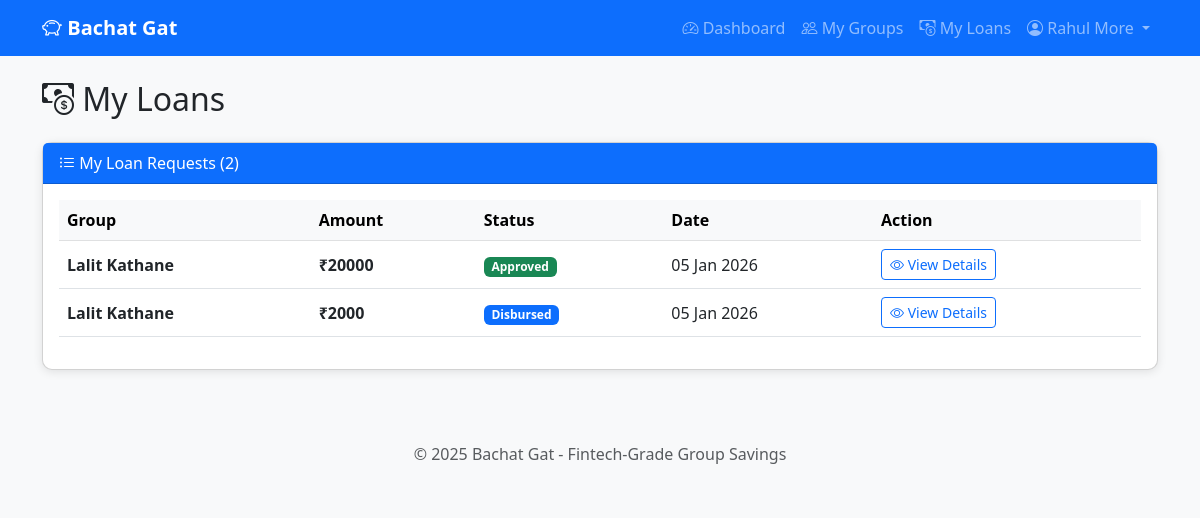
Page /my-loans (signed in) on the committed database.
### app/models.py (models this page shows, shortened)
class User(UserMixin, db.Model):
    __tablename__ = 'users'
    id = db.Column(db.Integer, primary_key=True)
    name = db.Column(db.String(100), nullable=False)
    email = db.Column(db.String(120), unique=True, nullable=False)
    password_hash = db.Column(db.String(256), nullable=False)
    phone = db.Column(db.String(20), nullable=True)
    created_at = db.Column(db.DateTime, default=datetime.utcnow)
    updated_at = db.Column(db.DateTime, default=datetime.utcnow, onupdate=datetime.utcnow)
    groups_created = db.relationship('Group', backref='creator', lazy='dynamic')
    memberships = db.relationship('GroupMember', backref='user', lazy='dynamic',
                                  foreign_keys='GroupMember.user_id')
    loan_requests = db.relationship('LoanRequest', backref='requester', lazy='dynamic',
                                    foreign_keys='LoanRequest.requested_by')
    approvals = db.relationship('LoanApproval', backref='approver', lazy='dynamic')
    contributions = db.relationship('MemberContribution', backref='contributor', lazy='dynamic')
    repayments = db.relationship('LoanRepayment', backref='payer', lazy='dynamic',
                                 foreign_keys='LoanRepayment.paid_by')
    member_ledgers = db.relationship('MemberLedger', backref='member', lazy='dynamic')
    def get_active_memberships(self):
        return self.memberships.filter_by(is_active=True)

class LoanRequest(db.Model):
    __tablename__ = 'loan_requests'
    id = db.Column(db.Integer, primary_key=True)
    group_id = db.Column(db.Integer, db.ForeignKey('groups.id'), nullable=False)
    requested_by = db.Column(db.Integer, db.ForeignKey('users.id'), nullable=False)
    amount = db.Column(db.Float, nullable=False)
    reason = db.Column(db.String(500), nullable=False)
    status = db.Column(db.String(20), default=LoanStatus.PENDING.value, nullable=False)
    total_eligible_voters = db.Column(db.Integer, nullable=False)
    required_approvals = db.Column(db.Integer, nullable=False)
    interest_rate = db.Column(db.Float, nullable=True)  # Annual %
    loan_duration_months = db.Column(db.Integer, nullable=True)
    repayment_type = db.Column(db.String(20), nullable=True)  # 'emi' or 'bullet'
    approved_amount = db.Column(db.Float, nullable=True)
    total_interest = db.Column(db.Float, nullable=True)
    total_repayable = db.Column(db.Float, nullable=True)  # principal + interest
    emi_amount = db.Column(db.Float, nullable=True)
    approved_at = db.Column(db.DateTime, nullable=True)
    approved_by = db.Column(db.Integer, db.ForeignKey('users.id'), nullable=True)
    rejected_at = db.Column(db.DateTime, nullable=True)
    rejected_by = db.Column(db.Integer, db.ForeignKey('users.id'), nullable=True)
    disbursed_at = db.Column(db.DateTime, nullable=True)
    disbursed_by = db.Column(db.Integer, db.ForeignKey('users.id'), nullable=True)
    completed_at = db.Column(db.DateTime, nullable=True)
    total_principal_repaid = db.Column(db.Float, default=0.0, nullable=False)
    total_interest_repaid = db.Column(db.Float, default=0.0, nullable=False)
    total_repaid = db.Column(db.Float, default=0.0, nullable=False)
    is_active = db.Column(db.Boolean, default=True, nullable=False)
    deleted_at = db.Column(db.DateTime, nullable=True)
    created_at = db.Column(db.DateTime, default=datetime.utcnow)
    updated_at = db.Column(db.DateTime, default=datetime.utcnow, onupdate=datetime.utcnow)
    approvals = db.relationship('LoanApproval', backref='loan_request', lazy='dynamic')
    repayments = db.relationship('LoanRepayment', backref='loan', lazy='dynamic')
    emi_schedule = db.relationship('EMISchedule', backref='loan', lazy='dynamic',
                                   order_by='EMISchedule.installment_number')
    interest_distributions = db.relationship('InterestDistribution', backref='loan', lazy='dynamic')
    VALID_TRANSITIONS = {
        LoanStatus.PENDING.value: [LoanStatus.APPROVED.value, LoanStatus.REJECTED.value],
        LoanStatus.APPROVED.value: [LoanStatus.DISBURSED.value, LoanStatus.REJECTED.value],
        LoanStatus.REJECTED.value: [],  # Terminal state
        LoanStatus.DISBURSED.value: [LoanStatus.COMPLETED.value],
        LoanStatus.COMPLETED.value: [],  # Terminal state
    }

class Group(db.Model):
    __tablename__ = 'groups'
    id = db.Column(db.Integer, primary_key=True)
    name = db.Column(db.String(100), nullable=False)
    description = db.Column(db.String(500))
    created_by = db.Column(db.Integer, db.ForeignKey('users.id'), nullable=False)
    default_interest_rate = db.Column(db.Float, default=12.0)  # Annual %
    default_loan_duration_months = db.Column(db.Integer, default=12)
    default_repayment_type = db.Column(db.String(20), default=RepaymentType.EMI.value)
    use_flat_rate = db.Column(db.Boolean, default=False, nullable=False)  # NEW: Flat rate option
    is_active = db.Column(db.Boolean, default=True)
    created_at = db.Column(db.DateTime, default=datetime.utcnow)
    updated_at = db.Column(db.DateTime, default=datetime.utcnow, onupdate=datetime.utcnow)
    members = db.relationship('GroupMember', backref='group', lazy='dynamic',
                              cascade='all, delete-orphan')
    loan_requests = db.relationship('LoanRequest', backref='group', lazy='dynamic',
                                    cascade='all, delete-orphan')
    wallet = db.relationship('GroupWallet', backref='group', uselist=False,
                             cascade='all, delete-orphan')

### app/routes/loans.py (the view, shortened to what this page needs)
@loans_bp.route('/my-loans')
@login_required
def my_loans():
    my_requests = LoanRequest.query.filter_by(
        requested_by=current_user.id,
        is_active=True
    ).order_by(LoanRequest.created_at.desc()).all()
    pending_votes = []
    memberships = current_user.get_active_memberships().all()
    for membership in memberships:
        group_loans = LoanRequest.query.filter_by(
            group_id=membership.group_id,
            status=LoanStatus.PENDING.value,
            is_active=True
        ).all()
    my_pending_repayments = LoanRepayment.query.filter_by(
        paid_by=current_user.id,
        status=RepaymentStatus.PENDING.value
    ).all()
    return render_template(
        'loans/my_loans.html',
        my_requests=my_requests,
        pending_votes=pending_votes,
        my_pending_repayments=my_pending_repayments
    )

### app/__init__.py (called while the page is built)
def create_app():
    app = Flask(__name__)
    app.config.from_object(Config)
    db.init_app(app)
    login_manager.init_app(app)
    from app.models import User
    @login_manager.user_loader
    def load_user(user_id):
        return User.query.get(int(user_id))
    from app.routes.auth import auth_bp
    from app.routes.groups import groups_bp
    from app.routes.loans import loans_bp
    from app.routes.wallet import wallet_bp
    from app.routes.admin import admin_bp  # NEW
    app.register_blueprint(auth_bp)
    app.register_blueprint(groups_bp)
    app.register_blueprint(loans_bp)
    app.register_blueprint(wallet_bp)
    app.register_blueprint(admin_bp)  # NEW
    with app.app_context():
        db.create_all()
        print("✅ Database tables created!")
    return app

### app/templates/loans/my_loans.html (shortened to what this page needs)
{% extends 'base.html' %}
{% block content %}
<h2 class="mb-4"><i class="bi bi-cash-coin"></i> My Loans</h2>
<div class="card">
    <div class="card-header bg-primary text-white">
        <i class="bi bi-list-ul"></i> My Loan Requests ({{ my_requests|length }})
    </div>
    <div class="card-body">
        {% if my_requests %}
        <div class="table-responsive">
            <table class="table table-hover align-middle">
                <thead class="table-light">
                    <tr>
                        <th>Group</th>
                        <th>Amount</th>
                        <th>Status</th>
                        <th>Date</th>
                        <th>Action</th>
                    </tr>
                </thead>
                <tbody>
                    {% for loan in my_requests %}
                    <tr>
                        <td>
                            <strong>{{ loan.group.name }}</strong>
                        </td>
                        <td>
                            <strong>₹{{ "%.0f"|format(loan.amount) }}</strong>
                        </td>
                        <td>
                            <span class="badge
                                {% if loan.status == 'pending' %}bg-warning text-dark
                                {% elif loan.status == 'pre_approved' %}bg-info
                                {% elif loan.status == 'approved' %}bg-success
                                {% elif loan.status == 'rejected' %}bg-danger
                                {% elif loan.status == 'disbursed' %}bg-primary
                                {% elif loan.status == 'completed' %}bg-dark
                                {% else %}bg-secondary
                                {% endif %}">
                                {% if loan.status == 'pending' %}
                                    Pending Votes
                                {% elif loan.status == 'pre_approved' %}
                                    Pre-Approved
                                {% elif loan.status == 'approved' %}
                                    Approved
                                {% elif loan.status == 'rejected' %}
                                    Rejected
                                {% elif loan.status == 'disbursed' %}
                                    Disbursed
                                {% elif loan.status == 'completed' %}
                                    Completed
                                {% else %}
                                    {{ loan.status|title }}
                                {% endif %}
                            </span>
                        </td>
                        <td>
                            {{ loan.created_at.strftime('%d %b %Y') }}
                        </td>
                        <td>
                            <a href="{{ url_for('loans.view_loan', loan_id=loan.id) }}"
                               class="btn btn-sm btn-outline-primary">
                                <i class="bi bi-eye"></i> View Details
                            </a>
                        </td>
                    </tr>
                    {% endfor %}
                </tbody>
            </table>
        </div>
        {% else %}
        <div class="text-center py-5">
            <i class="bi bi-cash-coin text-muted" style="font-size: 4rem;"></i>
            <h5 class="mt-3 text-muted">No loan requests yet</h5>
            <p class="text-muted">Start by requesting a loan from one of your groups.</p>
        </div>
        {% endif %}
    </div>
</div>
{% endblock %}

### app/templates/base.html (shortened to what this page needs)
<!DOCTYPE html>
<html lang="en">
<head>
    <link href="https://cdn.jsdelivr.net/npm/bootstrap@5.3.0/dist/css/bootstrap.min.css" rel="stylesheet">
    <link href="https://cdn.jsdelivr.net/npm/bootstrap-icons@1.10.0/font/bootstrap-icons.css" rel="stylesheet">
</head>
<body>
    <nav class="navbar navbar-expand-lg navbar-dark bg-primary">
        <div class="container">
            <a class="navbar-brand" href="{{ url_for('auth.home') }}">
                <i class="bi bi-piggy-bank"></i> Bachat Gat
            </a>
            <div class="collapse navbar-collapse" id="navbarNav">
                <ul class="navbar-nav ms-auto">
                    {% if current_user.is_authenticated %}
                        <li class="nav-item">
                            <a class="nav-link" href="{{ url_for('auth.dashboard') }}">
                                <i class="bi bi-speedometer2"></i> Dashboard
                            </a>
                        </li>
                        <li class="nav-item">
                            <a class="nav-link" href="{{ url_for('groups.list_groups') }}">
                                <i class="bi bi-people"></i> My Groups
                            </a>
                        </li>
                        <li class="nav-item position-relative">
                            <a class="nav-link" href="{{ url_for('loans.my_loans') }}">
                                <i class="bi bi-cash-coin"></i> My Loans
                            </a>
                        </li>
                        <li class="nav-item dropdown">
                            <a class="nav-link dropdown-toggle" href="#" id="userDropdown"
                               role="button" data-bs-toggle="dropdown">
                                <i class="bi bi-person-circle"></i> {{ current_user.name }}
                            </a>
                        </li>
                    {% endif %}
                </ul>
            </div>
        </div>
    </nav>
    <main class="container mt-4 mb-5">
        {% block content %}{% endblock %}
    </main>
    <footer class="text-center py-4 mt-5 bg-light">
        <p class="text-muted mb-0">&copy; 2025 Bachat Gat - Fintech-Grade Group Savings</p>
    </footer>
</body>
</html>

### app/templates/base.html (style rules this page uses)
body { background-color: #f8f9fa; }
.navbar-brand { font-weight: bold; }
.card { box-shadow: 0 2px 10px rgba(0,0,0,0.1); border-radius: 10px; }

### rows in the picture
User: name "Rahul More"
LoanRequest: group.name "Lalit Kathane", amount "20000", status "Approved", created_at "05 Jan 2026"
LoanRequest: group.name "Lalit Kathane", amount "2000", status "Disbursed", created_at "05 Jan 2026"

### other values in the picture
{{ my_requests|length }} "2"
